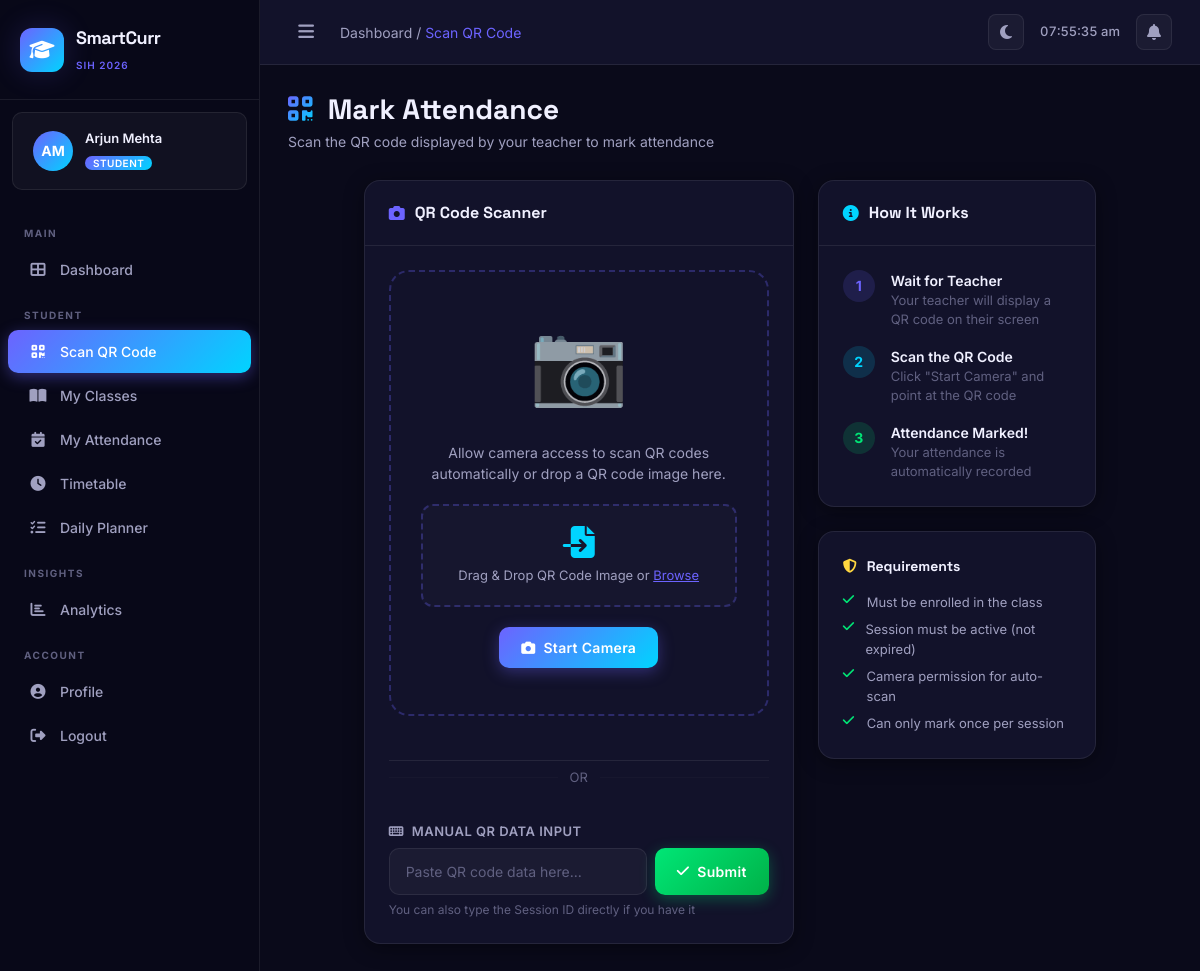
/attendance/mark/ (signed in), run on the app's committed database.
### accounts/models.py (models this page shows, shortened)
class CustomUser(AbstractUser):
    ROLE_CHOICES = [
        ('student', 'Student'),
        ('teacher', 'Teacher'),
        ('admin', 'Admin'),
    ]
    role = models.CharField(max_length=20, choices=ROLE_CHOICES, default='student')
    phone = models.CharField(max_length=15, blank=True)
    profile_picture = models.ImageField(upload_to='profiles/', blank=True, null=True)
    department = models.CharField(max_length=100, blank=True)
    roll_number = models.CharField(max_length=20, blank=True)  # for students
    employee_id = models.CharField(max_length=20, blank=True)  # for teachers
    year_of_study = models.IntegerField(null=True, blank=True)  # for students
    section = models.CharField(max_length=10, blank=True)
    def is_teacher(self):
        return self.role == 'teacher'
    def is_student(self):
        return self.role == 'student'

### attendance/views.py (the view, shortened to what this page needs)
# urls.py: path('attendance/mark/', views.mark_attendance, name='mark_attendance'),
@login_required
def mark_attendance(request):
    if not request.user.is_student():
        messages.error(request, 'Only students can mark attendance.')
        return redirect('dashboard')
    return render(request, 'attendance/mark_attendance.html')

### templates/attendance/mark_attendance.html (shortened to what this page needs)
{% extends 'base.html' %}
{% block breadcrumb %}Dashboard / <span style="color:var(--accent-primary)">Scan QR Code</span>{% endblock %}
{% block content %}
<div class="page-header fade-in-up">
    <h1 class="page-title"><i class="fas fa-qrcode me-2 text-gradient"></i> Mark Attendance</h1>
    <p class="page-subtitle">Scan the QR code displayed by your teacher to mark attendance</p>
</div>
<div class="row g-4 justify-content-center">
    <div class="col-lg-6">
        <div class="card-premium fade-in-up">
            <div class="card-header-premium">
                <div class="section-title mb-0">
                    <i class="fas fa-camera" style="color: var(--accent-primary);"></i> QR Code Scanner
                </div>
            </div>
            <div class="card-body-premium">
                <form id="attendanceForm" method="post">
                    <div class="scan-frame mb-4" id="scanFrame">
                        <div class="scan-icon">📷</div>
                        <p style="color: var(--text-secondary); margin-bottom: 20px; font-size: 14px;">
                            Allow camera access to scan QR codes automatically or drop a QR code image here.
                        </p>
                        <div id="dropZone" style="border: 2px dashed var(--border-accent); border-radius: 12px; padding: 20px; margin-bottom: 20px; background: rgba(255,255,255,0.02); transition: all 0.2s;" ondragover="event.preventDefault(); this.style.borderColor='var(--accent-primary)'; this.style.background='var(--bg-glass-hover)';" ondragleave="this.style.borderColor='var(--border-accent)'; this.style.background='rgba(255,255,255,0.02)';" ondrop="handleQRDrop(event)">
                            <i class="fas fa-file-import fa-2x mb-2" style="color: var(--accent-secondary);"></i>
                            <div style="font-size: 13px; color: var(--text-secondary);">Drag & Drop QR Code Image or <label for="qrFileInput" style="color: var(--accent-primary); cursor: pointer; text-decoration: underline;">Browse</label></div>
                        </div>
                        <button type="button" class="btn btn-premium btn-primary-grad" id="scanBtn" onclick="startQRScanner()">
                            <i class="fas fa-camera"></i> Start Camera
                        </button>
                    </div>
                    <div class="divider" style="display: flex; align-items: center; gap: 12px;">
                        <hr style="flex: 1; border-color: var(--border-color);">
                        <span style="color: var(--text-muted); font-size: 13px;">OR</span>
                        <hr style="flex: 1; border-color: var(--border-color);">
                    </div>
                    <div class="mt-4 form-premium">
                        <label class="form-label"><i class="fas fa-keyboard me-2"></i>Manual QR Data Input</label>
                        <div class="d-flex gap-2">
                            <input type="text" id="manualQRInput" name="session_id" class="form-control"
                                   placeholder='Paste QR code data here...'>
                            <button type="button" class="btn btn-premium btn-success-grad" onclick="submitManualQR()" style="white-space: nowrap;">
                                <i class="fas fa-check"></i> Submit
                            </button>
                        </div>
                        <small style="color: var(--text-muted); font-size: 12px; margin-top: 6px; display: block;">
                            You can also type the Session ID directly if you have it
                        </small>
                    </div>
                </form>
            </div>
        </div>
    </div>
    <div class="col-lg-4">
        <div class="card-premium fade-in-up delay-2 mb-4">
            <div class="card-header-premium">
                <div class="section-title mb-0">
                    <i class="fas fa-info-circle" style="color: var(--accent-secondary);"></i> How It Works
                </div>
            </div>
            <div class="card-body-premium">
                <div class="d-flex gap-3 mb-3">
                    <div style="width: 32px; height: 32px; border-radius: 50%; background: rgba(108,99,255,0.15); color: var(--accent-primary); display: flex; align-items: center; justify-content: center; font-weight: 700; font-size: 14px; flex-shrink: 0;">1</div>
                    <div>
                        <div style="font-weight: 600; font-size: 14px;">Wait for Teacher</div>
                        <div style="font-size: 13px; color: var(--text-muted);">Your teacher will display a QR code on their screen</div>
                    </div>
                </div>
                <div class="d-flex gap-3 mb-3">
                    <div style="width: 32px; height: 32px; border-radius: 50%; background: rgba(0,212,255,0.15); color: var(--accent-secondary); display: flex; align-items: center; justify-content: center; font-weight: 700; font-size: 14px; flex-shrink: 0;">2</div>
                    <div>
                        <div style="font-weight: 600; font-size: 14px;">Scan the QR Code</div>
                        <div style="font-size: 13px; color: var(--text-muted);">Click "Start Camera" and point at the QR code</div>
                    </div>
                </div>
                <div class="d-flex gap-3">
                    <div style="width: 32px; height: 32px; border-radius: 50%; background: rgba(0,230,118,0.15); color: var(--accent-success); display: flex; align-items: center; justify-content: center; font-weight: 700; font-size: 14px; flex-shrink: 0;">3</div>
                    <div>
                        <div style="font-weight: 600; font-size: 14px;">Attendance Marked!</div>
                        <div style="font-size: 13px; color: var(--text-muted);">Your attendance is automatically recorded</div>
                    </div>
                </div>
            </div>
        </div>
        <div class="card-premium fade-in-up delay-3">
            <div class="card-body-premium">
                <div class="section-title" style="font-size: 14px;">
                    <i class="fas fa-shield-alt" style="color: var(--accent-warning);"></i> Requirements
                </div>
                <div style="font-size: 13px; color: var(--text-secondary);">
                    <div class="d-flex gap-2 mb-2"><i class="fas fa-check" style="color: var(--accent-success); width: 16px;"></i> Must be enrolled in the class</div>
                    <div class="d-flex gap-2 mb-2"><i class="fas fa-check" style="color: var(--accent-success); width: 16px;"></i> Session must be active (not expired)</div>
                    <div class="d-flex gap-2 mb-2"><i class="fas fa-check" style="color: var(--accent-success); width: 16px;"></i> Camera permission for auto-scan</div>
                    <div class="d-flex gap-2"><i class="fas fa-check" style="color: var(--accent-success); width: 16px;"></i> Can only mark once per session</div>
                </div>
            </div>
        </div>
    </div>
</div>
{% endblock %}

### templates/base.html (shortened to what this page needs)
{% load static %}
<!DOCTYPE html>
<html lang="en" data-theme="dark">
<head>
    <link href="https://cdn.jsdelivr.net/npm/bootstrap@5.3.0/dist/css/bootstrap.min.css" rel="stylesheet">
    <link href="https://cdnjs.cloudflare.com/ajax/libs/font-awesome/6.5.0/css/all.min.css" rel="stylesheet">
    <link rel="stylesheet" href="{% static 'css/main.css' %}">
</head>
<body>
    {% if user.is_authenticated %}
    <div class="sidebar" id="sidebar">
        <div class="sidebar-brand">
            <div class="brand-icon">
                <i class="fas fa-graduation-cap"></i>
            </div>
            <div class="brand-text">
                <span class="brand-name">SmartCurr</span>
                <span class="brand-sub">SIH 2026</span>
            </div>
        </div>
        <div class="sidebar-user">
            <div class="user-avatar">
                {% if user.profile_picture %}
                    <img src="{{ user.profile_picture.url }}" alt="Profile">
                {% else %}
                    <div class="avatar-placeholder">{{ user.first_name|first|upper }}{{ user.last_name|first|upper }}</div>
                {% endif %}
            </div>
            <div class="user-info">
                <span class="user-name">{{ user.get_full_name|default:user.username }}</span>
                <span class="user-role badge">{{ user.role|title }}</span>
            </div>
        </div>
        <nav class="sidebar-nav">
            <div class="nav-section-label">Main</div>
            <a href="{% url 'dashboard' %}" class="nav-link {% if request.resolver_match.url_name == 'dashboard' %}active{% endif %}">
                <i class="fas fa-th-large"></i><span>Dashboard</span>
            </a>
            {% if user.is_teacher %}
            <div class="nav-section-label">Teacher</div>
            <a href="{% url 'class_list' %}" class="nav-link {% if 'class' in request.resolver_match.url_name %}active{% endif %}">
                <i class="fas fa-chalkboard-teacher"></i><span>My Classes</span>
            </a>
            <a href="{% url 'class_create' %}" class="nav-link">
                <i class="fas fa-plus-circle"></i><span>Create Class</span>
            </a>
            <a href="{% url 'attendance_history' %}" class="nav-link">
                <i class="fas fa-history"></i><span>Attendance History</span>
            </a>
            {% else %}
            <div class="nav-section-label">Student</div>
            <a href="{% url 'mark_attendance' %}" class="nav-link {% if request.resolver_match.url_name == 'mark_attendance' %}active{% endif %}">
                <i class="fas fa-qrcode"></i><span>Scan QR Code</span>
            </a>
            <a href="{% url 'class_list' %}" class="nav-link {% if 'class' in request.resolver_match.url_name %}active{% endif %}">
                <i class="fas fa-book-open"></i><span>My Classes</span>
            </a>
            <a href="{% url 'attendance_history' %}" class="nav-link">
                <i class="fas fa-calendar-check"></i><span>My Attendance</span>
            </a>
            <a href="{% url 'timetable' %}" class="nav-link {% if request.resolver_match.url_name == 'timetable' %}active{% endif %}">
                <i class="fas fa-clock"></i><span>Timetable</span>
            </a>
            <a href="{% url 'daily_planner' %}" class="nav-link {% if request.resolver_match.url_name == 'daily_planner' %}active{% endif %}">
                <i class="fas fa-tasks"></i><span>Daily Planner</span>
            </a>
            {% endif %}
            <div class="nav-section-label">Insights</div>
            <a href="{% url 'analytics' %}" class="nav-link {% if request.resolver_match.url_name == 'analytics' %}active{% endif %}">
                <i class="fas fa-chart-bar"></i><span>Analytics</span>
            </a>
            <div class="nav-section-label">Account</div>
            <a href="{% url 'profile' %}" class="nav-link">
                <i class="fas fa-user-circle"></i><span>Profile</span>
            </a>
            <a href="{% url 'logout' %}" class="nav-link logout-link">
                <i class="fas fa-sign-out-alt"></i><span>Logout</span>
            </a>
        </nav>
    </div>
    {% endif %}
    <div class="main-content {% if not user.is_authenticated %}full-width{% endif %}">
        {% if user.is_authenticated %}
        <div class="topbar">
            <button class="sidebar-toggle" id="sidebarToggle" onclick="toggleSidebar()">
                <i class="fas fa-bars"></i>
            </button>
            <div class="topbar-breadcrumb">
                {% block breadcrumb %}{% endblock %}
            </div>
            <div class="topbar-right">
                <div class="theme-toggle" onclick="toggleTheme()" title="Toggle Theme">
                    <i class="fas fa-moon" id="themeIcon"></i>
                </div>
                <div class="topbar-time" id="topbarTime"></div>
                <div class="topbar-notif">
                    <i class="fas fa-bell"></i>
                </div>
            </div>
        </div>
        {% endif %}
        <div class="content-area">
            {% block content %}{% endblock %}
        </div>
    </div>
</body>
</html>

### templates/attendance/mark_attendance.html (style rules this page uses)
.scan-frame { position: relative; display: inline-block; background: var(--bg-card); border: 2px dashed var(--border-accent); border-radius: 20px; padding: 30px; text-align: center; width: 100%; transition: all 0.3s; }
.scan-icon { font-size: 80px; margin-bottom: 20px; opacity: 0.8; animation: float 3s ease-in-out infinite; }

### data on the page
CustomUser: first_name|first "A", last_name|first "M", get_full_name "Arjun Mehta", role "STUDENT"
